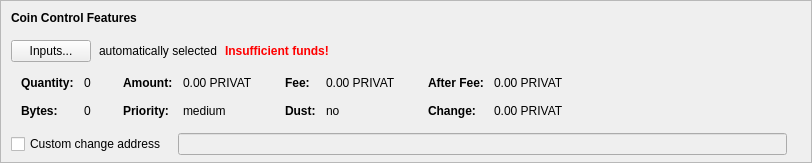
    <widget class="QFrame" name="frameCoinControl">
     <property name="sizePolicy">
      <sizepolicy hsizetype="Expanding" vsizetype="Expanding">
       <horstretch>0</horstretch>
       <verstretch>0</verstretch>
      </sizepolicy>
     </property>
     <property name="maximumSize">
      <size>
       <width>16777215</width>
       <height>16777215</height>
      </size>
     </property>
     <property name="frameShape">
      <enum>QFrame::StyledPanel</enum>
     </property>
     <property name="frameShadow">
      <enum>QFrame::Sunken</enum>
     </property>
     <layout class="QVBoxLayout" name="verticalLayoutCoinControl2">
      <property name="spacing">
       <number>0</number>
      </property>
      <property name="leftMargin">
       <number>0</number>
      </property>
      <property name="topMargin">
       <number>0</number>
      </property>
      <property name="rightMargin">
       <number>0</number>
      </property>
      <property name="bottomMargin">
       <number>6</number>
      </property>
      <item>
       <layout class="QVBoxLayout" name="verticalLayoutCoinControl" stretch="0,0,0,0,1">
        <property name="spacing">
         <number>0</number>
        </property>
        <property name="leftMargin">
         <number>10</number>
        </property>
        <property name="topMargin">
         <number>10</number>
        </property>
        <item>
         <layout class="QHBoxLayout" name="horizontalLayoutCoinControl1">
          <property name="bottomMargin">
           <number>15</number>
          </property>
          <item>
           <widget class="QLabel" name="labelCoinControlFeatures">
            <property name="sizePolicy">
             <sizepolicy hsizetype="Preferred" vsizetype="Maximum">
              <horstretch>0</horstretch>
              <verstretch>0</verstretch>
             </sizepolicy>
            </property>
            <property name="font">
             <font>
              <weight>75</weight>
              <bold>true</bold>
             </font>
            </property>
            <property name="styleSheet">
             <string notr="true">font-weight:bold;</string>
            </property>
            <property name="text">
             <string>Coin Control Features</string>
            </property>
           </widget>
          </item>
         </layout>
        </item>
        <item>
         <layout class="QHBoxLayout" name="horizontalLayoutCoinControl2" stretch="0,0,0,0">
          <property name="spacing">
           <number>8</number>
          </property>
          <property name="bottomMargin">
           <number>10</number>
          </property>
          <item>
           <widget class="QPushButton" name="pushButtonCoinControl">
            <property name="styleSheet">
             <string notr="true"/>
            </property>
            <property name="text">
             <string>Inputs...</string>
            </property>
            <property name="autoDefault">
             <bool>false</bool>
            </property>
           </widget>
          </item>
          <item>
           <widget class="QLabel" name="labelCoinControlAutomaticallySelected">
            <property name="text">
             <string>automatically selected</string>
            </property>
            <property name="margin">
             <number>5</number>
            </property>
           </widget>
          </item>
          <item>
           <widget class="QLabel" name="labelCoinControlInsuffFunds">
            <property name="font">
             <font>
              <weight>75</weight>
              <bold>true</bold>
             </font>
            </property>
            <property name="styleSheet">
             <string notr="true">color:red;font-weight:bold;</string>
            </property>
            <property name="text">
             <string>Insufficient funds!</string>
            </property>
            <property name="margin">
             <number>5</number>
            </property>
           </widget>
          </item>
          <item>
           <spacer name="horizontalSpacerCoinControl">
            <property name="orientation">
             <enum>Qt::Horizontal</enum>
            </property>
            <property name="sizeHint" stdset="0">
             <size>
              <width>40</width>
              <height>1</height>
             </size>
            </property>
           </spacer>
          </item>
         </layout>
        </item>
        <item>
         <widget class="QWidget" name="widgetCoinControl" native="true">
          <property name="sizePolicy">
           <sizepolicy hsizetype="Preferred" vsizetype="Preferred">
            <horstretch>0</horstretch>
            <verstretch>0</verstretch>
           </sizepolicy>
          </property>
          <property name="minimumSize">
           <size>
            <width>0</width>
            <height>0</height>
           </size>
          </property>
          <property name="styleSheet">
           <string notr="true"/>
          </property>
          <layout class="QHBoxLayout" name="horizontalLayoutCoinControl5">
           <property name="leftMargin">
            <number>0</number>
           </property>
           <property name="topMargin">
            <number>0</number>
           </property>
           <property name="rightMargin">
            <number>0</number>
           </property>
           <property name="bottomMargin">
            <number>0</number>
           </property>
           <item>
            <layout class="QHBoxLayout" name="horizontalLayoutCoinControl3" stretch="0,0,0,1">
             <property name="spacing">
              <number>20</number>
             </property>
             <property name="topMargin">
              <number>0</number>
             </property>
             <property name="bottomMargin">
              <number>10</number>
             </property>
             <item>
              <layout class="QFormLayout" name="formLayoutCoinControl1">
               <property name="horizontalSpacing">
                <number>10</number>
               </property>
               <property name="verticalSpacing">
                <number>14</number>
               </property>
               <property name="leftMargin">
                <number>10</number>
               </property>
               <property name="topMargin">
                <number>4</number>
               </property>
               <property name="rightMargin">
                <number>6</number>
               </property>
               <item row="0" column="0">
                <widget class="QLabel" name="labelCoinControlQuantityText">
                 <property name="font">
                  <font>
                   <weight>75</weight>
                   <bold>true</bold>
                  </font>
                 </property>
                 <property name="text">
                  <string>Quantity:</string>
                 </property>
                 <property name="margin">
                  <number>0</number>
                 </property>
                </widget>
               </item>
               <item row="0" column="1">
                <widget class="QLabel" name="labelCoinControlQuantity">
                 <property name="cursor">
                  <cursorShape>IBeamCursor</cursorShape>
                 </property>
                 <property name="contextMenuPolicy">
                  <enum>Qt::ActionsContextMenu</enum>
                 </property>
                 <property name="text">
                  <string notr="true">0</string>
                 </property>
                 <property name="margin">
                  <number>0</number>
                 </property>
                 <property name="textInteractionFlags">
                  <set>Qt::LinksAccessibleByMouse|Qt::TextSelectableByKeyboard|Qt::TextSelectableByMouse</set>
                 </property>
                </widget>
               </item>
               <item row="1" column="0">
                <widget class="QLabel" name="labelCoinControlBytesText">
                 <property name="font">
                  <font>
                   <weight>75</weight>
                   <bold>true</bold>
                  </font>
                 </property>
                 <property name="text">
                  <string>Bytes:</string>
                 </property>
                </widget>
               </item>
               <item row="1" column="1">
                <widget class="QLabel" name="labelCoinControlBytes">
                 <property name="cursor">
                  <cursorShape>IBeamCursor</cursorShape>
                 </property>
                 <property name="contextMenuPolicy">
                  <enum>Qt::ActionsContextMenu</enum>
                 </property>
                 <property name="text">
                  <string notr="true">0</string>
                 </property>
                 <property name="textInteractionFlags">
                  <set>Qt::LinksAccessibleByMouse|Qt::TextSelectableByKeyboard|Qt::TextSelectableByMouse</set>
                 </property>
                </widget>
               </item>
              </layout>
             </item>
             <item>
              <layout class="QFormLayout" name="formLayoutCoinControl2">
               <property name="horizontalSpacing">
                <number>10</number>
               </property>
               <property name="verticalSpacing">
                <number>14</number>
               </property>
               <property name="leftMargin">
                <number>6</number>
               </property>
               <property name="topMargin">
                <number>4</number>
               </property>
               <property name="rightMargin">
                <number>6</number>
               </property>
               <item row="0" column="0">
                <widget class="QLabel" name="labelCoinControlAmountText">
                 <property name="font">
                  <font>
                   <weight>75</weight>
                   <bold>true</bold>
                  </font>
                 </property>
                 <property name="text">
                  <string>Amount:</string>
                 </property>
                 <property name="margin">
                  <number>0</number>
                 </property>
                </widget>
               </item>
               <item row="0" column="1">
                <widget class="QLabel" name="labelCoinControlAmount">
                 <property name="cursor">
                  <cursorShape>IBeamCursor</cursorShape>
                 </property>
                 <property name="contextMenuPolicy">
                  <enum>Qt::ActionsContextMenu</enum>
                 </property>
                 <property name="text">
                  <string notr="true">0.00 PRIVAT</string>
                 </property>
                 <property name="textInteractionFlags">
                  <set>Qt::LinksAccessibleByMouse|Qt::TextSelectableByKeyboard|Qt::TextSelectableByMouse</set>
                 </property>
                </widget>
               </item>
               <item row="1" column="0">
                <widget class="QLabel" name="labelCoinControlPriorityText">
                 <property name="font">
                  <font>
                   <weight>75</weight>
                   <bold>true</bold>
                  </font>
                 </property>
                 <property name="text">
                  <string>Priority:</string>
                 </property>
                </widget>
               </item>
               <item row="1" column="1">
                <widget class="QLabel" name="labelCoinControlPriority">
                 <property name="cursor">
                  <cursorShape>IBeamCursor</cursorShape>
                 </property>
                 <property name="contextMenuPolicy">
                  <enum>Qt::ActionsContextMenu</enum>
                 </property>
                 <property name="text">
                  <string>medium</string>
                 </property>
                 <property name="textInteractionFlags">
                  <set>Qt::LinksAccessibleByMouse|Qt::TextSelectableByKeyboard|Qt::TextSelectableByMouse</set>
                 </property>
                </widget>
               </item>
              </layout>
             </item>
             <item>
              <layout class="QFormLayout" name="formLayoutCoinControl3">
               <property name="horizontalSpacing">
                <number>10</number>
               </property>
               <property name="verticalSpacing">
                <number>14</number>
               </property>
               <property name="leftMargin">
                <number>6</number>
               </property>
               <property name="topMargin">
                <number>4</number>
               </property>
               <property name="rightMargin">
                <number>6</number>
               </property>
               <item row="0" column="0">
                <widget class="QLabel" name="labelCoinControlFeeText">
                 <property name="font">
                  <font>
                   <weight>75</weight>
                   <bold>true</bold>
                  </font>
                 </property>
                 <property name="text">
                  <string>Fee:</string>
                 </property>
                 <property name="margin">
                  <number>0</number>
                 </property>
                </widget>
               </item>
               <item row="0" column="1">
                <widget class="QLabel" name="labelCoinControlFee">
                 <property name="cursor">
                  <cursorShape>IBeamCursor</cursorShape>
                 </property>
                 <property name="contextMenuPolicy">
                  <enum>Qt::ActionsContextMenu</enum>
                 </property>
                 <property name="text">
                  <string notr="true">0.00 PRIVAT</string>
                 </property>
                 <property name="textInteractionFlags">
                  <set>Qt::LinksAccessibleByMouse|Qt::TextSelectableByKeyboard|Qt::TextSelectableByMouse</set>
                 </property>
                </widget>
               </item>
               <item row="1" column="0">
                <widget class="QLabel" name="labelCoinControlLowOutputText">
                 <property name="font">
                  <font>
                   <weight>75</weight>
                   <bold>true</bold>
                  </font>
                 </property>
                 <property name="text">
                  <string>Dust:</string>
                 </property>
                </widget>
               </item>
               <item row="1" column="1">
                <widget class="QLabel" name="labelCoinControlLowOutput">
                 <property name="cursor">
                  <cursorShape>IBeamCursor</cursorShape>
                 </property>
                 <property name="contextMenuPolicy">
                  <enum>Qt::ActionsContextMenu</enum>
                 </property>
                 <property name="text">
                  <string>no</string>
                 </property>
                 <property name="textInteractionFlags">
                  <set>Qt::LinksAccessibleByMouse|Qt::TextSelectableByKeyboard|Qt::TextSelectableByMouse</set>
                 </property>
                </widget>
               </item>
              </layout>
             </item>
             <item>
              <layout class="QFormLayout" name="formLayoutCoinControl4">
               <property name="horizontalSpacing">
                <number>10</number>
               </property>
               <property name="verticalSpacing">
                <number>14</number>
               </property>
               <property name="leftMargin">
                <number>6</number>
               </property>
               <property name="topMargin">
                <number>4</number>
               </property>
               <property name="rightMargin">
                <number>6</number>
               </property>
               <item row="0" column="0">
                <widget class="QLabel" name="labelCoinControlAfterFeeText">
                 <property name="font">
                  <font>
                   <weight>75</weight>
                   <bold>true</bold>
                  </font>
                 </property>
                 <property name="text">
                  <string>After Fee:</string>
                 </property>
                 <property name="margin">
                  <number>0</number>
                 </property>
                </widget>
               </item>
               <item row="0" column="1">
                <widget class="QLabel" name="labelCoinControlAfterFee">
                 <property name="cursor">
                  <cursorShape>IBeamCursor</cursorShape>
                 </property>
                 <property name="contextMenuPolicy">
                  <enum>Qt::ActionsContextMenu</enum>
                 </property>
                 <property name="text">
                  <string notr="true">0.00 PRIVAT</string>
                 </property>
                 <property name="textInteractionFlags">
                  <set>Qt::LinksAccessibleByMouse|Qt::TextSelectableByKeyboard|Qt::TextSelectableByMouse</set>
                 </property>
                </widget>
               </item>
               <item row="1" column="0">
                <widget class="QLabel" name="labelCoinControlChangeText">
                 <property name="font">
                  <font>
                   <weight>75</weight>
                   <bold>true</bold>
                  </font>
                 </property>
                 <property name="text">
                  <string>Change:</string>
                 </property>
                </widget>
               </item>
               <item row="1" column="1">
                <widget class="QLabel" name="labelCoinControlChange">
                 <property name="cursor">
                  <cursorShape>IBeamCursor</cursorShape>
                 </property>
                 <property name="contextMenuPolicy">
                  <enum>Qt::ActionsContextMenu</enum>
                 </property>
                 <property name="text">
                  <string notr="true">0.00 PRIVAT</string>
                 </property>
                 <property name="textInteractionFlags">
                  <set>Qt::LinksAccessibleByMouse|Qt::TextSelectableByKeyboard|Qt::TextSelectableByMouse</set>
                 </property>
                </widget>
               </item>
              </layout>
             </item>
            </layout>
           </item>
          </layout>
         </widget>
        </item>
        <item>
         <layout class="QHBoxLayout" name="horizontalLayoutCoinControl4" stretch="0,0,0">
          <property name="spacing">
           <number>12</number>
          </property>
          <property name="sizeConstraint">
           <enum>QLayout::SetDefaultConstraint</enum>
          </property>
          <property name="topMargin">
           <number>5</number>
          </property>
          <property name="rightMargin">
           <number>5</number>
          </property>
          <item>
           <widget class="QCheckBox" name="checkBoxCoinControlChange">
            <property name="toolTip">
             <string>If this is activated, but the change address is empty or invalid, change will be sent to a newly generated address.</string>
            </property>
            <property name="text">
             <string>Custom change address</string>
            </property>
           </widget>
          </item>
          <item>
           <widget class="QValidatedLineEdit" name="lineEditCoinControlChange">
            <property name="enabled">
             <bool>false</bool>
            </property>
            <property name="sizePolicy">
             <sizepolicy hsizetype="Expanding" vsizetype="Fixed">
              <horstretch>0</horstretch>
              <verstretch>0</verstretch>
             </sizepolicy>
            </property>
           </widget>
          </item>
          <item>
           <widget class="QLabel" name="labelCoinControlChangeLabel">
            <property name="sizePolicy">
             <sizepolicy hsizetype="Preferred" vsizetype="Expanding">
              <horstretch>0</horstretch>
              <verstretch>0</verstretch>
             </sizepolicy>
            </property>
            <property name="minimumSize">
             <size>
              <width>0</width>
              <height>0</height>
             </size>
            </property>
            <property name="text">
             <string/>
            </property>
            <property name="margin">
             <number>3</number>
            </property>
           </widget>
          </item>
         </layout>
        </item>
        <item>
         <spacer name="verticalSpacerCoinControl">
          <property name="orientation">
           <enum>Qt::Vertical</enum>
          </property>
          <property name="sizeHint" stdset="0">
           <size>
            <width>800</width>
            <height>1</height>
           </size>
          </property>
         </spacer>
        </item>
       </layout>
      </item>
     </layout>
    </widget>
